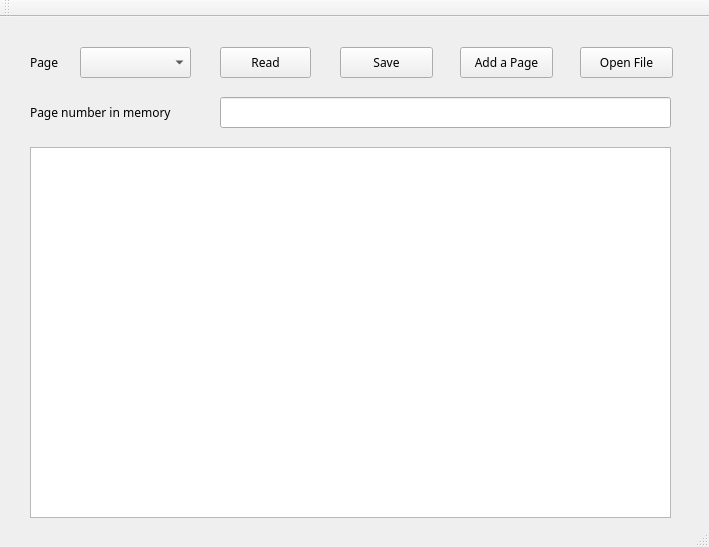
<?xml version="1.0" encoding="UTF-8"?>
<ui version="4.0">
 <class>paginationClass</class>
 <widget class="QMainWindow" name="paginationClass">
  <property name="geometry">
   <rect>
    <x>0</x>
    <y>0</y>
    <width>709</width>
    <height>547</height>
   </rect>
  </property>
  <property name="windowTitle">
   <string>pagination</string>
  </property>
  <widget class="QWidget" name="centralWidget">
   <widget class="QTextBrowser" name="textBrowser">
    <property name="geometry">
     <rect>
      <x>30</x>
      <y>130</y>
      <width>641</width>
      <height>371</height>
     </rect>
    </property>
    <property name="font">
     <font>
      <family>Bahnschrift Light</family>
     </font>
    </property>
    <property name="readOnly">
     <bool>false</bool>
    </property>
   </widget>
   <widget class="QLabel" name="label">
    <property name="geometry">
     <rect>
      <x>30</x>
      <y>30</y>
      <width>72</width>
      <height>31</height>
     </rect>
    </property>
    <property name="font">
     <font>
      <family>Bahnschrift Light</family>
     </font>
    </property>
    <property name="text">
     <string>Page</string>
    </property>
   </widget>
   <widget class="QLabel" name="label_2">
    <property name="geometry">
     <rect>
      <x>30</x>
      <y>80</y>
      <width>181</width>
      <height>31</height>
     </rect>
    </property>
    <property name="font">
     <font>
      <family>Bahnschrift Light</family>
     </font>
    </property>
    <property name="text">
     <string>Page number in memory</string>
    </property>
   </widget>
   <widget class="QLineEdit" name="lineEdit">
    <property name="geometry">
     <rect>
      <x>220</x>
      <y>80</y>
      <width>451</width>
      <height>31</height>
     </rect>
    </property>
   </widget>
   <widget class="QPushButton" name="pushButton">
    <property name="geometry">
     <rect>
      <x>220</x>
      <y>30</y>
      <width>91</width>
      <height>31</height>
     </rect>
    </property>
    <property name="font">
     <font>
      <family>Bahnschrift Light</family>
     </font>
    </property>
    <property name="text">
     <string>Read</string>
    </property>
   </widget>
   <widget class="QPushButton" name="pushButton_2">
    <property name="geometry">
     <rect>
      <x>340</x>
      <y>30</y>
      <width>93</width>
      <height>31</height>
     </rect>
    </property>
    <property name="font">
     <font>
      <family>Bahnschrift Light</family>
     </font>
    </property>
    <property name="text">
     <string>Save</string>
    </property>
   </widget>
   <widget class="QPushButton" name="pushButton_3">
    <property name="geometry">
     <rect>
      <x>460</x>
      <y>30</y>
      <width>93</width>
      <height>31</height>
     </rect>
    </property>
    <property name="font">
     <font>
      <family>Bahnschrift Light</family>
     </font>
    </property>
    <property name="text">
     <string>Add a Page</string>
    </property>
   </widget>
   <widget class="QPushButton" name="pushButton_4">
    <property name="geometry">
     <rect>
      <x>580</x>
      <y>30</y>
      <width>93</width>
      <height>31</height>
     </rect>
    </property>
    <property name="font">
     <font>
      <family>Bahnschrift Light</family>
     </font>
    </property>
    <property name="text">
     <string>Open File</string>
    </property>
   </widget>
   <widget class="QComboBox" name="comboBox">
    <property name="geometry">
     <rect>
      <x>80</x>
      <y>30</y>
      <width>111</width>
      <height>31</height>
     </rect>
    </property>
   </widget>
  </widget>
  <widget class="QToolBar" name="mainToolBar">
   <attribute name="toolBarArea">
    <enum>TopToolBarArea</enum>
   </attribute>
   <attribute name="toolBarBreak">
    <bool>false</bool>
   </attribute>
  </widget>
  <widget class="QStatusBar" name="statusBar"/>
 </widget>
 <layoutdefault spacing="6" margin="11"/>
 <resources>
  <include location="pagination.qrc"/>
 </resources>
 <connections/>
</ui>
